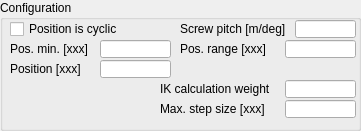
  <widget class="QGroupBox" name="groupBox">
   <property name="geometry">
    <rect>
     <x>10</x>
     <y>10</y>
     <width>361</width>
     <height>131</height>
    </rect>
   </property>
   <property name="title">
    <string>Configuration</string>
   </property>
   <property name="flat">
    <bool>false</bool>
   </property>
   <widget class="QCheckBox" name="qqCyclic">
    <property name="geometry">
     <rect>
      <x>10</x>
      <y>20</y>
      <width>141</width>
      <height>18</height>
     </rect>
    </property>
    <property name="focusPolicy">
     <enum>Qt::StrongFocus</enum>
    </property>
    <property name="text">
     <string>Position is cyclic</string>
    </property>
   </widget>
   <widget class="QLabel" name="qqPitchLabel">
    <property name="geometry">
     <rect>
      <x>180</x>
      <y>20</y>
      <width>111</width>
      <height>18</height>
     </rect>
    </property>
    <property name="text">
     <string>Screw pitch [m/deg]</string>
    </property>
   </widget>
   <widget class="QLineEdit" name="qqPitch">
    <property name="geometry">
     <rect>
      <x>295</x>
      <y>20</y>
      <width>61</width>
      <height>18</height>
     </rect>
    </property>
   </widget>
   <widget class="QLabel" name="qqPosMinLabel">
    <property name="geometry">
     <rect>
      <x>10</x>
      <y>40</y>
      <width>91</width>
      <height>18</height>
     </rect>
    </property>
    <property name="text">
     <string>Pos. min. [xxx]</string>
    </property>
   </widget>
   <widget class="QLineEdit" name="qqMinimum">
    <property name="geometry">
     <rect>
      <x>100</x>
      <y>40</y>
      <width>71</width>
      <height>18</height>
     </rect>
    </property>
   </widget>
   <widget class="QLineEdit" name="qqRange">
    <property name="geometry">
     <rect>
      <x>285</x>
      <y>40</y>
      <width>71</width>
      <height>18</height>
     </rect>
    </property>
   </widget>
   <widget class="QLabel" name="qqPosRangeLabel">
    <property name="geometry">
     <rect>
      <x>180</x>
      <y>40</y>
      <width>101</width>
      <height>18</height>
     </rect>
    </property>
    <property name="text">
     <string>Pos. range [xxx]</string>
    </property>
   </widget>
   <widget class="QLineEdit" name="qqPosition">
    <property name="geometry">
     <rect>
      <x>100</x>
      <y>60</y>
      <width>71</width>
      <height>18</height>
     </rect>
    </property>
   </widget>
   <widget class="QLabel" name="qqPosLabel">
    <property name="geometry">
     <rect>
      <x>10</x>
      <y>60</y>
      <width>91</width>
      <height>18</height>
     </rect>
    </property>
    <property name="text">
     <string>Position [xxx]</string>
    </property>
   </widget>
   <widget class="QLineEdit" name="qqIkWeight">
    <property name="geometry">
     <rect>
      <x>285</x>
      <y>80</y>
      <width>71</width>
      <height>18</height>
     </rect>
    </property>
   </widget>
   <widget class="QLabel" name="label_8">
    <property name="geometry">
     <rect>
      <x>160</x>
      <y>80</y>
      <width>121</width>
      <height>18</height>
     </rect>
    </property>
    <property name="text">
     <string>IK calculation weight</string>
    </property>
   </widget>
   <widget class="QLineEdit" name="qqMaxStepSize">
    <property name="geometry">
     <rect>
      <x>285</x>
      <y>100</y>
      <width>71</width>
      <height>18</height>
     </rect>
    </property>
   </widget>
   <widget class="QLabel" name="qqStepSizeLabel">
    <property name="geometry">
     <rect>
      <x>160</x>
      <y>100</y>
      <width>121</width>
      <height>18</height>
     </rect>
    </property>
    <property name="text">
     <string>Max. step size [xxx]</string>
    </property>
   </widget>
  </widget>
